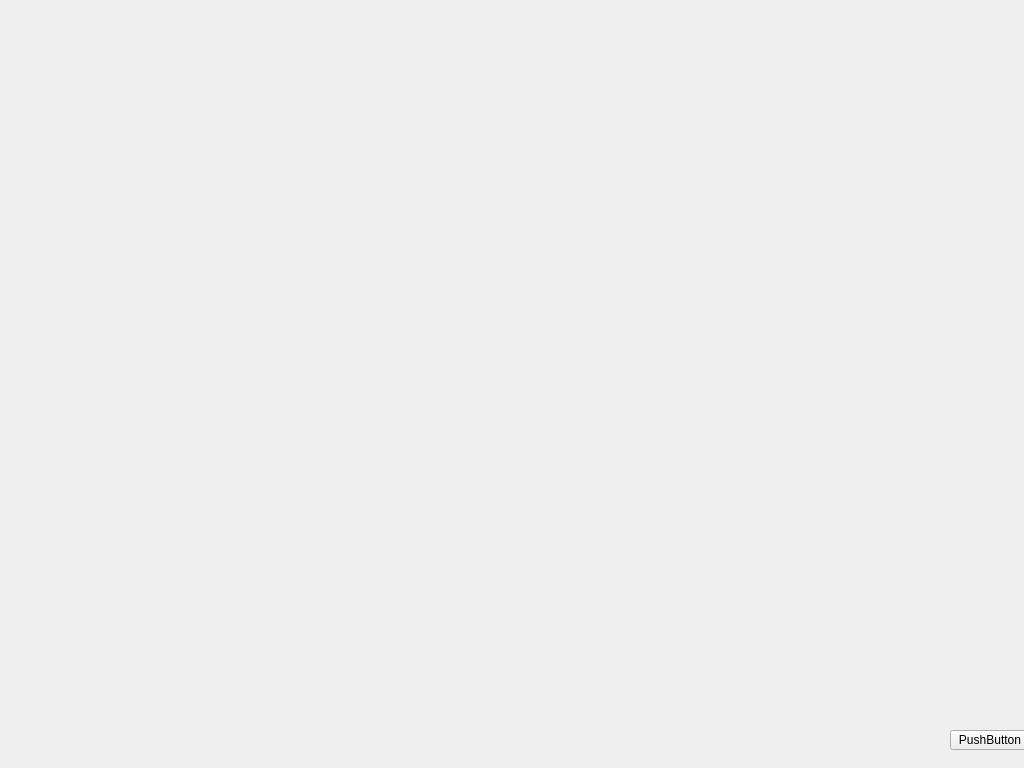
<?xml version="1.0" encoding="UTF-8"?>
<ui version="4.0">
 <class>Map</class>
 <widget class="QWidget" name="Map">
  <property name="geometry">
   <rect>
    <x>0</x>
    <y>0</y>
    <width>1024</width>
    <height>768</height>
   </rect>
  </property>
  <property name="windowTitle">
   <string>Form</string>
  </property>
  <widget class="QPushButton" name="BigButton">
   <property name="geometry">
    <rect>
     <x>950</x>
     <y>730</y>
     <width>80</width>
     <height>20</height>
    </rect>
   </property>
   <property name="text">
    <string>PushButton</string>
   </property>
  </widget>
 </widget>
 <resources/>
 <connections/>
</ui>
